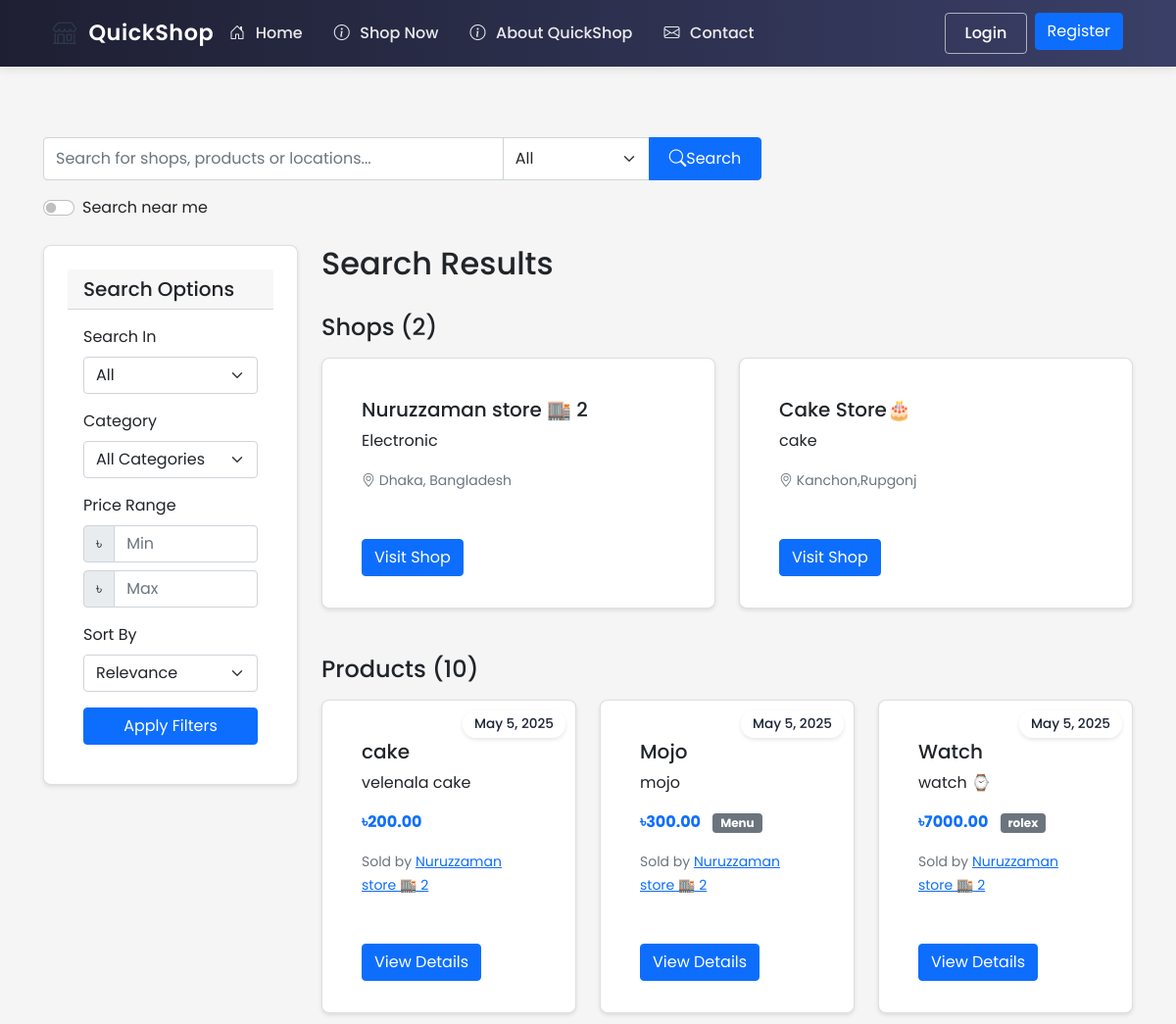
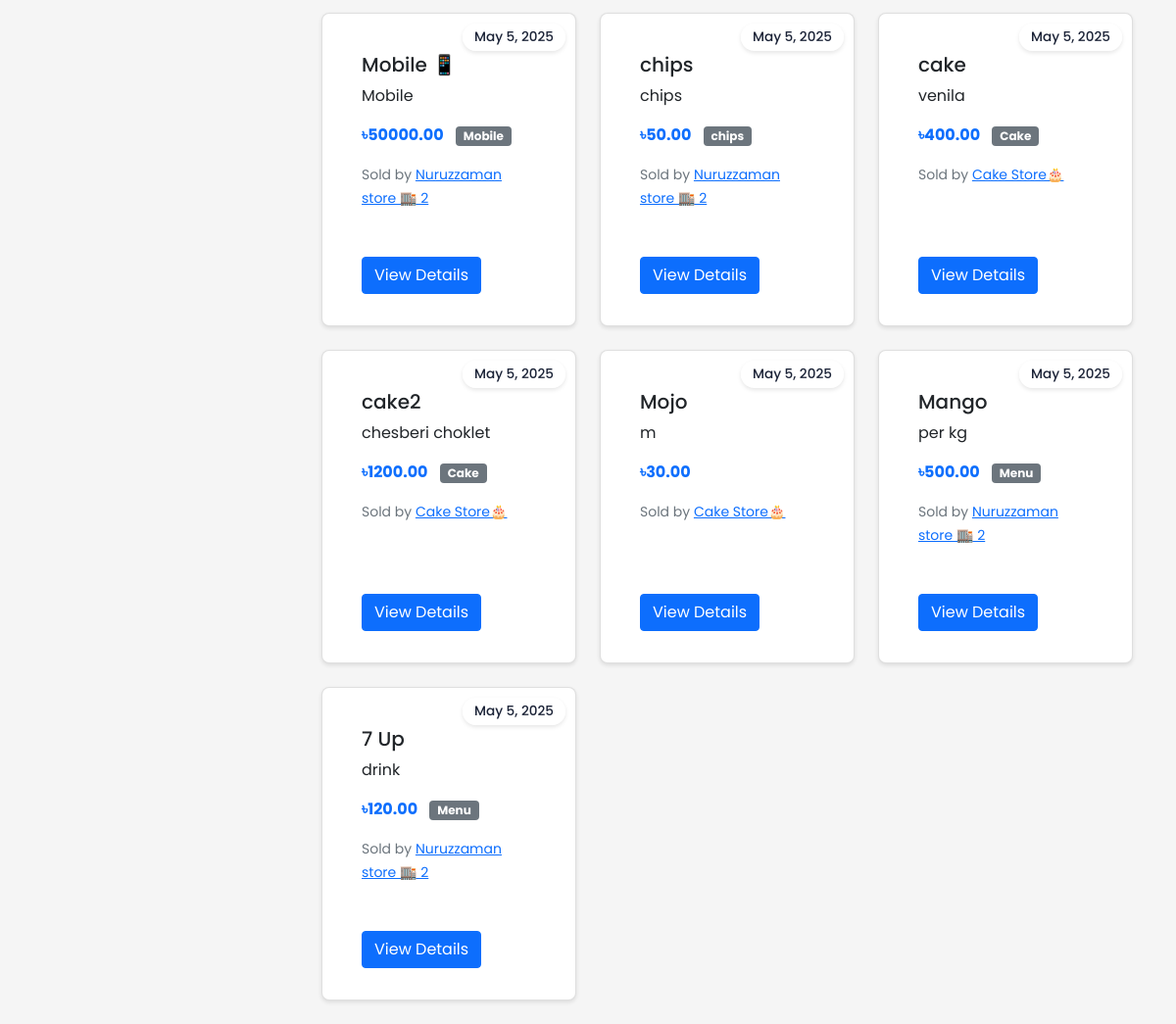
Screenshot of /search with the database file from the repository (2 pictures, top to bottom).
### ecommerce/models/shop.py (models this page shows, shortened)
class Shop(db.Model):
    id = db.Column(db.Integer, primary_key=True)
    name = db.Column(db.String(100), nullable=False)
    description = db.Column(db.Text)
    about = db.Column(db.Text)  # New field for shop-specific About content
    owner_id = db.Column(db.Integer, db.ForeignKey('user.id'), nullable=False)
    location_lat = db.Column(db.Float, nullable=True)
    location_lng = db.Column(db.Float, nullable=True)
    address = db.Column(db.String(200), nullable=True)
    approval_status = db.Column(db.String(20), server_default='pending')  # pending, approved, rejected
    images = db.relationship('Image', lazy=True,
                           foreign_keys='Image.shop_id',
                           cascade="all, delete-orphan",
                           backref=db.backref('shop_ref', lazy=True))
    phone = db.Column(db.String(20))
    email = db.Column(db.String(120))
    website = db.Column(db.String(200))
    business_hours = db.Column(db.Text)  # Stored as JSON string
    created_at = db.Column(db.DateTime, default=datetime.utcnow)
    is_active = db.Column(db.Boolean, default=False)  # Only true after approval
    products = db.relationship('Product', backref='shop', lazy=True)

class Product(db.Model):
    id = db.Column(db.Integer, primary_key=True)
    name = db.Column(db.String(100), nullable=False)
    description = db.Column(db.Text)
    price = db.Column(db.Float, nullable=False)
    stock = db.Column(db.Integer, nullable=False, default=0)
    shop_id = db.Column(db.Integer, db.ForeignKey('shop.id'), nullable=False)
    category = db.Column(db.String(50))  # Add category field
    created_at = db.Column(db.DateTime, default=datetime.utcnow)
    images = db.relationship('Image', lazy=True,
                           foreign_keys='Image.product_id',
                           cascade="all, delete-orphan",
                           backref=db.backref('product_ref', lazy=True))
    rating = db.Column(db.Float, default=0.0)  # Average rating
    rating_count = db.Column(db.Integer, default=0)  # Number of ratings
    reviews = db.relationship(Review, backref='product', lazy=True)
    min_price = db.Column(db.Float)  # Minimum acceptable price
    max_discount_percentage = db.Column(db.Float, default=20.0)  # Maximum allowed discount
    continue_iteration = db.Column(db.Boolean, default=False)  # Whether to continue negotiation after max discount

### ecommerce/routes/main.py (the view, shortened to what this page needs)
@main_bp.route('/search')
def search():
    query = request.args.get('q', '')
    search_type = request.args.get('type', 'all')
    shop_id = request.args.get('shop_id', type=int)
    category = request.args.get('category')
    min_price = request.args.get('min_price', type=float)
    max_price = request.args.get('max_price', type=float)
    sort = request.args.get('sort', 'relevance')
    page = request.args.get('page', 1, type=int)
    per_page = 12  # Number of items per page
    lat = request.args.get('lat', type=float)
    lng = request.args.get('lng', type=float)
    distance = request.args.get('distance', 10, type=float)  # Default 10km radius
    product_query = Product.query.filter(Product.shop.has(Shop.is_active == True))
    shop_query = Shop.query.filter_by(is_active=True)
    if shop_id:
        shop = Shop.query.get_or_404(shop_id)
        product_query = product_query.filter(Product.shop_id == shop_id)
        search_type = 'products'
    if search_type != 'shops':
        if category:
            product_query = product_query.filter(Product.category == category)
        if min_price is not None:
            product_query = product_query.filter(Product.price >= min_price)
        if max_price is not None:
            product_query = product_query.filter(Product.price <= max_price)
        if sort == 'price_low':
            product_query = product_query.order_by(Product.price.asc())
        elif sort == 'price_high':
            product_query = product_query.order_by(Product.price.desc())
        elif sort == 'newest':
            product_query = product_query.order_by(Product.created_at.desc())
        else:  # relevance
            if query:
                from sqlalchemy import text
                product_query = product_query.order_by(text("(CASE "
                    "WHEN name LIKE :query THEN 3 "
                    "WHEN category LIKE :query THEN 2 "
                    "WHEN description LIKE :query THEN 1 "
                    "ELSE 0 END) DESC").bindparams(query=f"%{query}%"))
    if lat is not None and lng is not None:
        shop_query = shop_query.order_by('distance')
    products_pagination = product_query.paginate(page=page, per_page=per_page) if search_type != 'shops' else None
    shops_pagination = shop_query.paginate(page=page, per_page=per_page) if search_type != 'products' and not shop_id else None
    categories = db.session.query(Product.category)\
                         .distinct()\
                         .filter(Product.category != None)\
                         .order_by(Product.category)\
                         .all()
    categories = [cat[0] for cat in categories]
    return render_template('main/search_results.html',
                         products=products_pagination.items if products_pagination else [],
                         shops=shops_pagination.items if shops_pagination else [],
                         products_pagination=products_pagination,
                         shops_pagination=shops_pagination,
                         query=query,
                         search_type=search_type,
                         current_category=category,
                         categories=categories,
                         min_price=min_price,
                         max_price=max_price,
                         current_sort=sort,
                         shop=Shop.query.get(shop_id) if shop_id else None,
                         search_lat=lat,
                         search_lng=lng,
                         search_distance=distance,
                         config={'GOOGLE_MAPS_API_KEY': current_app.config['GOOGLE_MAPS_API_KEY']})

### ecommerce/templates/main/search_results.html (shortened to what this page needs)
{% extends "base.html" %}
{% block content %}
<div class="container mt-4">
    <div class="row mb-4">
        <div class="col-md-8">
            <form class="search-form" method="GET" action="{{ url_for('main.search') }}">
                <div class="input-group">
                    <input type="text" class="form-control" name="q" value="{{ query }}"
                           placeholder="Search for shops, products or locations...">
                    <select class="form-select" name="type" style="max-width: 150px;">
                        <option value="all" {% if search_type == 'all' %}selected{% endif %}>All</option>
                    </select>
                    <button class="btn btn-primary" type="submit">
                        <i class="bi bi-search"></i> Search
                    </button>
                </div>
                <div class="mt-3">
                    <div class="form-check form-switch">
                        <input class="form-check-input" type="checkbox" id="useLocation"
                               {% if search_lat and search_lng %}checked{% endif %}>
                        <label class="form-check-label" for="useLocation">Search near me</label>
                    </div>
                </div>
            </form>
        </div>
    </div>
    <div class="row">
        <div class="col-md-3">
            <div class="card mb-4">
                <div class="card-header">
                    <h5 class="mb-0">Search Options</h5>
                </div>
                <div class="card-body">
                    <form id="filterForm" method="GET" action="{{ url_for('main.search') }}">
                        <div class="mb-3">
                            <label class="form-label">Search In</label>
                            <select class="form-select" name="type" onchange="this.form.submit()">
                                <option value="all" {% if search_type == 'all' %}selected{% endif %}>All</option>
                            </select>
                        </div>
                        {% if search_type != 'shops' %}
                        <div class="mb-3">
                            <label class="form-label">Category</label>
                            <select class="form-select" name="category">
                                <option value="">All Categories</option>
                            </select>
                        </div>
                        <div class="mb-3">
                            <label class="form-label">Price Range</label>
                            <div class="input-group mb-2">
                                <span class="input-group-text">৳</span>
                                <input type="number" class="form-control" name="min_price"
                                       placeholder="Min" value="{{ min_price or '' }}" min="0">
                            </div>
                            <div class="input-group">
                                <span class="input-group-text">৳</span>
                                <input type="number" class="form-control" name="max_price"
                                       placeholder="Max" value="{{ max_price or '' }}" min="0">
                            </div>
                        </div>
                        <div class="mb-3">
                            <label class="form-label">Sort By</label>
                            <select class="form-select" name="sort">
                                <option value="relevance" {% if current_sort == 'relevance' %}selected{% endif %}>Relevance</option>
                            </select>
                        </div>
                        {% endif %}
                        <button type="submit" class="btn btn-primary w-100">Apply Filters</button>
                    </form>
                </div>
            </div>
        </div>
        <div class="col-md-9">
            <div class="d-flex justify-content-between align-items-center mb-4">
                <h2>Search Results {% if query %}for "{{ query }}"{% endif %}</h2>
            </div>
            {% if shops and search_type in ['all', 'shops'] %}
            <div class="mb-4">
                <h3 class="h4 mb-3">Shops {% if search_lat and search_lng %}Near You{% endif %} ({{ shops_pagination.total if shops_pagination else 0 }})</h3>
                <div class="row">
                    {% for shop in shops %}
                        <div class="col-md-6 mb-4">
                            <div class="card h-100">
                                <div class="card-body">
                                    <div class="d-flex justify-content-between">
                                        <h5 class="card-title">
                                            {% if query %}
                                                {{ shop.name|replace(query, '<mark>' + query + '</mark>')|safe }}
                                            {% else %}
                                                {{ shop.name }}
                                            {% endif %}
                                        </h5>
                                    </div>
                                    <p class="card-text">
                                        {% if query %}
                                            {{ shop.description[:150]|replace(query, '<mark>' + query + '</mark>')|safe }}
                                        {% else %}
                                            {{ shop.description[:150] }}
                                        {% endif %}
                                    </p>
                                    <p class="card-text">
                                        <small class="text-muted">
                                            <i class="bi bi-geo-alt"></i> {{ shop.address }}
                                        </small>
                                    </p>
                                </div>
                                <div class="card-footer bg-transparent border-top-0">
                                    <a href="{{ url_for('shop.view', shop_id=shop.id) }}" class="btn btn-primary">Visit Shop</a>
                                </div>
                            </div>
                        </div>
                    {% endfor %}
                </div>
            </div>
            {% endif %}
            {% if products and search_type in ['all', 'products'] %}
            <div>
                <h3 class="h4 mb-3">Products ({{ products_pagination.total if products_pagination else 0 }})</h3>
                <div class="row">
                    {% for product in products %}
                        <div class="col-md-4 mb-4">
                            <div class="card h-100 product-card">
                                <span class="date-badge">May 5, 2025</span>
                                <div class="card-body">
                                    <h5 class="card-title">
                                        {% if query %}
                                            {{ product.name|replace(query, '<mark>' + query + '</mark>')|safe }}
                                        {% else %}
                                            {{ product.name }}
                                        {% endif %}
                                    </h5>
                                    <p class="card-text">
                                        {% if query %}
                                            {{ product.description[:100]|replace(query, '<mark>' + query + '</mark>')|safe }}
                                        {% else %}
                                            {{ product.description[:100] }}
                                        {% endif %}
                                    </p>
                                    <p class="card-text">
                                        <strong class="text-primary">৳{{ "%.2f"|format(product.price) }}</strong>
                                        {% if product.category %}
                                            <span class="badge bg-secondary ms-2">{{ product.category }}</span>
                                        {% endif %}
                                    </p>
                                    <p class="card-text">
                                        <small class="text-muted">
                                            Sold by <a href="{{ url_for('shop.view', shop_id=product.shop.id) }}">{{ product.shop.name }}</a>
                                        </small>
                                    </p>
                                </div>
                                <div class="card-footer bg-transparent border-top-0">
                                    <a href="{{ url_for('shop.view', shop_id=product.shop.id) }}" class="btn btn-primary">View Details</a>
                                </div>
                            </div>
                        </div>
                    {% endfor %}
                </div>
            </div>
            {% endif %}
        </div>
    </div>
</div>
{% endblock %}

### ecommerce/static/css/style.css (style rules this page uses)
* { margin: 0; padding: 0; box-sizing: border-box; }
html { height: 100%; }
body { font-family: 'Poppins', sans-serif; background-color: #f5f5f5; min-height: 100vh; display: flex; flex-direction: column; margin: 0; padding: 0; }
.card { background: white; border-radius: 8px; box-shadow: 0 2px 4px rgba(0,0,0,0.1); padding: 1.5rem; margin-bottom: 1.5rem; }
.product-card { position: relative; }
.date-badge { position: absolute; top: 10px; right: 10px; background-color: rgba(255, 255, 255, 0.9); color: #1b2337; padding: 0.25rem 0.75rem; border-radius: 20px; font-size: 0.85rem; font-weight: 500; box-shadow: 0 2px 4px rgba(0,0,0,0.1); z-index: 1; }
.search-form { width: 100%; max-width: 800px; margin: 0 auto; }
.search-form .input-group { background: #fff; border-radius: 8px; transition: all 0.3s ease; }
.search-form .btn { padding: 0.5rem 1.25rem; display: flex; align-items: center; justify-content: center; }
.search-form .btn i { font-size: 1.1rem; }

### rows the page displays
Shop: name "Nuruzzaman store 🏬 2", description "Electronic", address "Dhaka, Bangladesh"
Shop: name "Cake Store🎂", description "cake", address "Kanchon,Rupgonj"
Product: name "cake", description "velenala cake", price "200.00", shop.name "Nuruzzaman store 🏬 2"
Product: name "Mojo", description "mojo", price "300.00", category "Menu", shop.name "Nuruzzaman store 🏬 2"
Product: name "Watch", description "watch ⌚", price "7000.00", category "rolex", shop.name "Nuruzzaman store 🏬 2"
Product: name "Mobile 📱", description "Mobile", price "50000.00", category "Mobile", shop.name "Nuruzzaman store 🏬 2"
Product: name "chips", description "chips", price "50.00", category "chips", shop.name "Nuruzzaman store 🏬 2"
Product: name "cake", description "venila", price "400.00", category "Cake", shop.name "Cake Store🎂"
Product: name "cake2", description "chesberi choklet", price "1200.00", category "Cake", shop.name "Cake Store🎂"
Product: name "Mojo", description "m", price "30.00", shop.name "Cake Store🎂"
Product: name "Mango", description "per kg", price "500.00", category "Menu", shop.name "Nuruzzaman store 🏬 2"
Product: name "7 Up", description "drink", price "120.00", category "Menu", shop.name "Nuruzzaman store 🏬 2"

### other values shown
{{ shops_pagination.total if shops_pagination else 0 }} "2"
{{ products_pagination.total if products_pagination else 0 }} "10"
